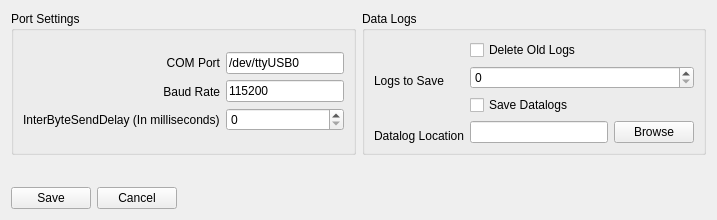
<?xml version="1.0" encoding="UTF-8"?>
<ui version="4.0">
 <class>ComSettings</class>
 <widget class="QWidget" name="ComSettings">
  <property name="geometry">
   <rect>
    <x>0</x>
    <y>0</y>
    <width>717</width>
    <height>220</height>
   </rect>
  </property>
  <property name="windowTitle">
   <string>Settings</string>
  </property>
  <layout class="QVBoxLayout" name="verticalLayout_8">
   <item>
    <layout class="QVBoxLayout" name="verticalLayout_3">
     <item>
      <layout class="QHBoxLayout" name="horizontalLayout_5">
       <item>
        <widget class="QGroupBox" name="groupBox">
         <property name="title">
          <string>Port Settings</string>
         </property>
         <layout class="QVBoxLayout" name="verticalLayout_5">
          <item>
           <layout class="QHBoxLayout" name="horizontalLayout">
            <item>
             <layout class="QVBoxLayout" name="verticalLayout">
              <item>
               <widget class="QLabel" name="label">
                <property name="layoutDirection">
                 <enum>Qt::LeftToRight</enum>
                </property>
                <property name="text">
                 <string>COM Port</string>
                </property>
                <property name="alignment">
                 <set>Qt::AlignRight|Qt::AlignTrailing|Qt::AlignVCenter</set>
                </property>
               </widget>
              </item>
              <item>
               <widget class="QLabel" name="label_2">
                <property name="text">
                 <string>Baud Rate</string>
                </property>
                <property name="alignment">
                 <set>Qt::AlignRight|Qt::AlignTrailing|Qt::AlignVCenter</set>
                </property>
               </widget>
              </item>
              <item>
               <widget class="QLabel" name="label_7">
                <property name="text">
                 <string>InterByteSendDelay (In milliseconds)</string>
                </property>
               </widget>
              </item>
             </layout>
            </item>
            <item>
             <layout class="QVBoxLayout" name="verticalLayout_2">
              <item>
               <widget class="QLineEdit" name="portNameLineEdit">
                <property name="text">
                 <string>/dev/ttyUSB0</string>
                </property>
               </widget>
              </item>
              <item>
               <widget class="QLineEdit" name="baudRateLineEdit">
                <property name="text">
                 <string>115200</string>
                </property>
               </widget>
              </item>
              <item>
               <widget class="QSpinBox" name="interByteDelaySpinBox"/>
              </item>
             </layout>
            </item>
           </layout>
          </item>
         </layout>
        </widget>
       </item>
       <item>
        <widget class="QGroupBox" name="groupBox_2">
         <property name="title">
          <string>Data Logs</string>
         </property>
         <layout class="QVBoxLayout" name="verticalLayout_7">
          <item>
           <layout class="QHBoxLayout" name="horizontalLayout_4">
            <item>
             <layout class="QVBoxLayout" name="verticalLayout_6">
              <item>
               <spacer name="verticalSpacer">
                <property name="orientation">
                 <enum>Qt::Vertical</enum>
                </property>
                <property name="sizeHint" stdset="0">
                 <size>
                  <width>20</width>
                  <height>40</height>
                 </size>
                </property>
               </spacer>
              </item>
              <item>
               <widget class="QLabel" name="label_4">
                <property name="text">
                 <string>Logs to Save</string>
                </property>
               </widget>
              </item>
              <item>
               <spacer name="verticalSpacer_2">
                <property name="orientation">
                 <enum>Qt::Vertical</enum>
                </property>
                <property name="sizeHint" stdset="0">
                 <size>
                  <width>20</width>
                  <height>40</height>
                 </size>
                </property>
               </spacer>
              </item>
              <item>
               <widget class="QLabel" name="label_3">
                <property name="text">
                 <string>Datalog Location</string>
                </property>
               </widget>
              </item>
             </layout>
            </item>
            <item>
             <layout class="QVBoxLayout" name="verticalLayout_4">
              <item>
               <widget class="QCheckBox" name="clearDataLogsCheckBox">
                <property name="text">
                 <string>Delete Old Logs</string>
                </property>
               </widget>
              </item>
              <item>
               <widget class="QSpinBox" name="logCountSpinBox"/>
              </item>
              <item>
               <widget class="QCheckBox" name="saveDataLogCheckBox">
                <property name="text">
                 <string>Save Datalogs</string>
                </property>
               </widget>
              </item>
              <item>
               <layout class="QHBoxLayout" name="horizontalLayout_3">
                <item>
                 <widget class="QLineEdit" name="datalogLocationLineEdit"/>
                </item>
                <item>
                 <widget class="QPushButton" name="datalogLocationBrowseButton">
                  <property name="text">
                   <string>Browse</string>
                  </property>
                 </widget>
                </item>
               </layout>
              </item>
             </layout>
            </item>
           </layout>
          </item>
         </layout>
        </widget>
       </item>
      </layout>
     </item>
     <item>
      <spacer name="verticalSpacer_3">
       <property name="orientation">
        <enum>Qt::Vertical</enum>
       </property>
       <property name="sizeHint" stdset="0">
        <size>
         <width>20</width>
         <height>40</height>
        </size>
       </property>
      </spacer>
     </item>
     <item>
      <layout class="QHBoxLayout" name="horizontalLayout_2">
       <item>
        <widget class="QPushButton" name="savePushButton">
         <property name="text">
          <string>Save</string>
         </property>
        </widget>
       </item>
       <item>
        <widget class="QPushButton" name="cancelPushButton">
         <property name="text">
          <string>Cancel</string>
         </property>
        </widget>
       </item>
       <item>
        <spacer name="horizontalSpacer">
         <property name="orientation">
          <enum>Qt::Horizontal</enum>
         </property>
         <property name="sizeHint" stdset="0">
          <size>
           <width>40</width>
           <height>20</height>
          </size>
         </property>
        </spacer>
       </item>
      </layout>
     </item>
    </layout>
   </item>
  </layout>
 </widget>
 <resources/>
 <connections/>
</ui>
